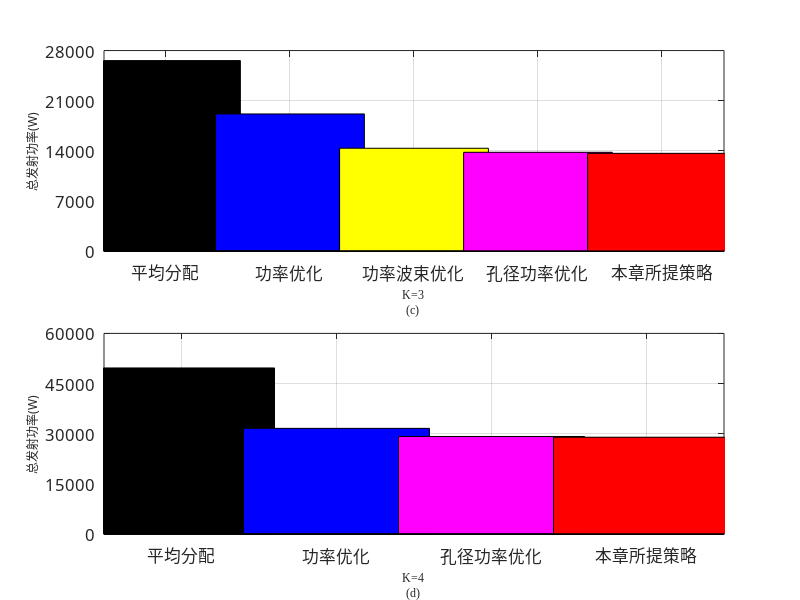

Source code (MATLAB):
clc;
clear;
%确定图片的位置和大小，[x y width height]
figure('visible','on','position',[350,200,800,600]);
subplot(2,1,1);
%准备数据
Y = [26603,19153,14362.7,13800,13652.9];
color = [0 0 0;0 0 1;1 1 0;1 0 1;1 0 0];  
hold on
% 添加5个柱子，facecolor用来修改颜色               
for i = 1:5
    b = bar(i,Y(i),0.6,'stacked');  
    set(b(1),'facecolor',color(i,:))
end
box on
grid on
axis([0.5 5.5 0 28000])
set(gca,'ytick',0:7000:280000)
%x轴每个柱子的横坐标
set(gca,'XTick',[1 2 3 4 5]);
set(gca,'FontSize',12,'Fontname', 'Times New Roman');
set(gca,'XTickLabel',{'平均分配','功率优化','功率波束优化','孔径功率优化','本章所提策略'},'FontSize',12,'FontName','宋体'); %修改横坐标名称、字体
xlabel({'\fontname{Times New Roman}\fontsize{12}K=3','(c)'})
ylabel('\fontname{宋体}\fontsize{12}总发射功率(W)');
%set(gca,'FontName','Times New Roman');
%设置纵坐标的数值范围
%set(gca,'YLim',[0 1000000]);
%修改大标签

subplot(2,1,2);
Y = [49664,31594,29166.3845,28945.2];
color = [0 0 0;0 0 1;1 0 1;1 0 0];  
hold on
% 添加5个柱子，facecolor用来修改颜色               
for i = 1:4
    b = bar(i,Y(i),0.6,'stacked');  
    set(b(1),'facecolor',color(i,:))
end
box on
grid on
axis([0.5 4.5 0 60000])
set(gca,'ytick',0:15000:60000)
%x轴每个柱子的横坐标
set(gca,'XTick',[1 2 3 4]);
set(gca,'FontSize',12,'Fontname', 'Times New Roman');
set(gca,'XTickLabel',{'平均分配','功率优化','孔径功率优化','本章所提策略'},'FontSize',12,'FontName','宋体'); %修改横坐标名称、字体
xlabel({'\fontname{Times New Roman}\fontsize{12}K=4','(d)'})
ylabel('\fontname{宋体}\fontsize{12}总发射功率(W)');
%set(gca,'FontName','Times New Roman');
%设置纵坐标的数值范围
%set(gca,'YLim',[0 1000000]);
% saveas(gcf,['4.K=3、4','.emf']);
%set(gcf,'paperpositionmode','auto');
%print('-depsc','fig9.2.eps');
